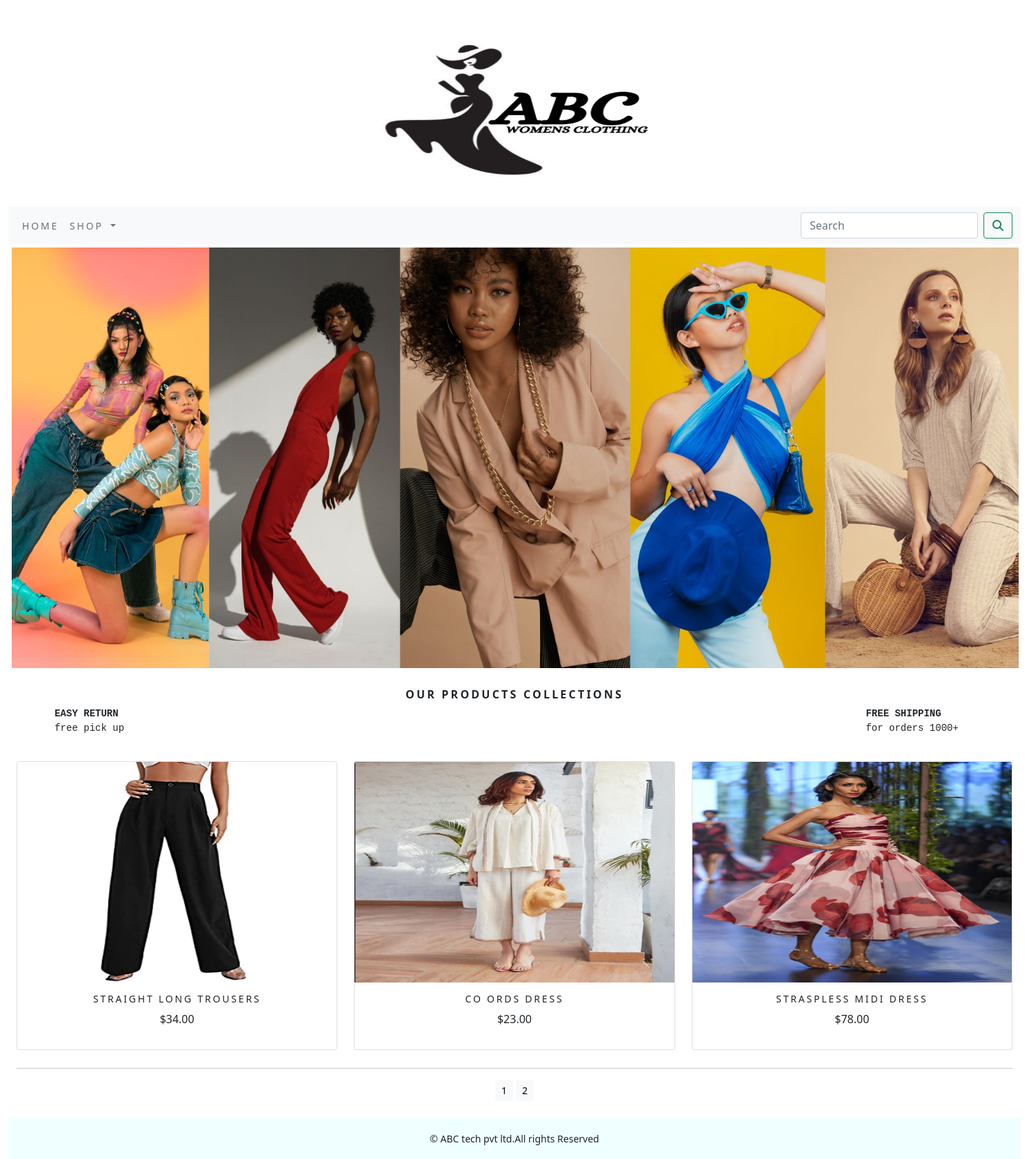
Screenshot of /shop/?page=2 with the database file from the repository.
### shop/models.py (models this page shows, shortened)
class Product(models.Model):
    name = models.CharField(max_length=250, unique=True)
    slug = models.SlugField(max_length=250, unique=True)
    description = models.TextField(blank=True)
    price=models.DecimalField(max_digits=10,decimal_places=2)
    category=models.ForeignKey(Category,on_delete=models.CASCADE)
    image = models.ImageField(upload_to='product', blank=True)
    stock=models.IntegerField()
    available=models.BooleanField(default=True)
    created=models.DateTimeField(auto_now_add=True)
    updated=models.DateTimeField(auto_now=True)
    def get_url(self):
        return reverse('shop:prodCatdetail',args=[self.category.slug,self.slug])
    class Meta:
        ordering=('name',)
        verbose_name='product'
        verbose_name_plural='products'

### shop/views.py (the view)
# urls.py: path('',views.allProdCat,name='allProdCat'),
def allProdCat(request,c_slug=None):
    c_page=None
    products_list=None
    if c_slug!=None:
        c_page=get_object_or_404(Category,slug=c_slug)
        products_list=Product.objects.all().filter(category=c_page,available=True)
    else:
        products_list=Product.objects.all().filter(available=True)
    paginator=Paginator(products_list,6)
    try:
        page=int(request.GET.get('page','1'))
    except:
        page=1
    try:
        products=paginator.page(page)
    except (EmptyPage,InvalidPage):
        products=paginator.page(paginator.num_pages)
    return render(request,'category.html',{'category':c_page,'products':products})

### cart/context_processors.py (called while the page is built)
def counter(request):
    item_count=0
    if 'admin' in request.path:
        return {}
    else:
        try:
            cart = Cart.objects.filter(cart_id=_cart_id(request))
            car_items=CartItem.objects.all().filter(cart=cart[:1])
            for cart_item in car_items:
                item_count += cart_item.quantity
        except Cart.DoesnNotExist:
            item_count=0
    return dict(item_count=item_count)

### cart/views.py (called while the page is built)
def _cart_id(request):
    cart=request.session.session_key
    if not cart:
        cart=request.session.create()
    return cart

### shop/context_processors.py (called while the page is built)
def menu_links(request):
    links=Category.objects.all()
    return dict(links=links)

### shop/models.py (called while the page is built)
    def get_url(self):
        return reverse('shop:products_by_category',args=[self.slug])

### templates/category.html (shortened to what this page needs)
{% extends 'base.html' %}
{% load static %}
{% block content %}
<div class="mx_auto">
    {% if category %}
       <img class="my_image" src="{{category.image.url}}" alt="{{category.name}}">
</div>
    <br>
       <div>
            <h1 class="text-center my_title">{{category.name}}</h1>
            <p class="text-justify">{{category.description}}</p>
       </div>
    {% else %}
       <div>
           <img class="my_image my_image_padding"  src="{% static 'img/ban1.png' %}" alt="our products" width="1470px;">
       </div>
         <br>
<div>
    <h1 class="text-center my_title"><b>OUR PRODUCTS COLLECTIONS</b></h1>
    <pre class="text-justify">
        <b>EASY RETURN</b>                                                                                                                                 <b>FREE SHIPPING</b>
        free pick up                                                                                                                                for orders 1000+
    </pre>
</div>
{% endif %}
<div class="container-fluid">
    <div class="row mx_auto">
        {% for product in products.object_list %}
        <div class="my_bottom_margin col-9 col-sm-12 col-md-4 col-lg-4">
            <div class="card text-center" style="min-width:18rem;">
                <a href="{{product.get_url}}"><img class="card-img-top my_image" src="{{product.image.url}}" alt="{{product.name}}"  width="200px;" height="320px;"></a>
                <div class="card-body">
                    <h4>{{product.name}}</h4>
                    <p>${{product.price}}</p>
                </div>
            </div>
        </div>
        {% endfor %}
    </div>
    <div class="mx_auto">
        {% if products.paginator.num_pages > 1%}
        <hr>
        <div class="text-center">
            {% for pg in products.paginator.page_range %}
            <a href="?page={{pg}}" class="btn btn-light btn-sm {% if products.number == pg %} active {% endif %}">{{pg}}</a>
            {% endfor %}
        </div>
        {% endif %}
    </div>
    <br>
</div>
{% endblock %}

### static/css/custom.css (style rules this page uses)
.my_image { width=100% height=auto; }
.my_title { font-size:16px; text_transform:uppercase; letter-spacing:.2em; }
.my_image_padding { padding:5px; }
.my_bottom_margin { margin-bottom:10px; }
.card-body h4 { font-size:14px; text-transform:uppercase; letter-spacing:.2em; }

### rows the page displays
Product: image (picture), name "STRAIGHT LONG TROUSERS", price "34.00"
Product: image (picture), name "CO ORDS DRESS", price "23.00"
Product: image (picture), name "STRASPLESS MIDI DRESS", price "78.00"

### other values shown
{{ pg }} "1" "2"
